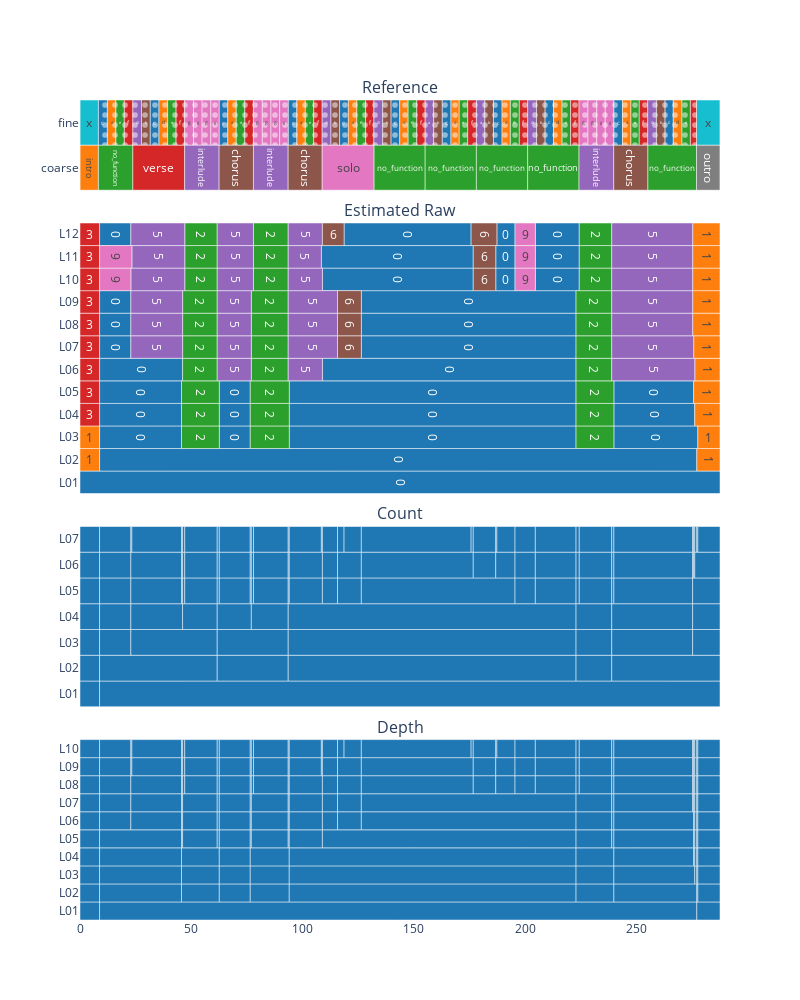

The notebook cell this image was saved under:
### Code cell
fig = make_subplots(
    rows=4, cols=1, shared_xaxes=True, vertical_spacing=0.04,
    subplot_titles=["Reference", "Estimated Raw", "Count", "Depth"],
    row_heights=[0.1, 0.3, 0.2, 0.2],
)
[fig.add_trace(labeld_timespans, row=1, col=1) for labeld_timespans in ref.plot().data]
[fig.add_trace(labeld_timespans, row=2, col=1) for labeld_timespans in aligned_est.plot().data]
[fig.add_trace(labeld_timespans, row=3, col=1) for labeld_timespans in mono_est_count.plot().data]
[fig.add_trace(labeld_timespans, row=4, col=1) for labeld_timespans in mono_est_depth.plot().data]
fig.update_layout(barmode="overlay", legend_visible=False, height=1000, width=800)
fig.update_xaxes(autorangeoptions=dict(minallowed=ref.start.time, maxallowed=ref.end.time))
fig.show()
